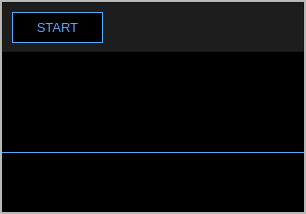
           <widget class="QFrame" name="frame_pages">
            <property name="frameShape">
             <enum>QFrame::StyledPanel</enum>
            </property>
            <property name="frameShadow">
             <enum>QFrame::Raised</enum>
            </property>
            <layout class="QVBoxLayout" name="verticalLayout_5">
             <property name="spacing">
              <number>0</number>
             </property>
             <property name="leftMargin">
              <number>0</number>
             </property>
             <property name="topMargin">
              <number>0</number>
             </property>
             <property name="rightMargin">
              <number>0</number>
             </property>
             <property name="bottomMargin">
              <number>0</number>
             </property>
             <item>
              <widget class="QStackedWidget" name="stackedWidget">
               <property name="enabled">
                <bool>true</bool>
               </property>
               <widget class="QWidget" name="page_home">
                <layout class="QVBoxLayout" name="verticalLayout_7">
                 <property name="spacing">
                  <number>0</number>
                 </property>
                 <property name="leftMargin">
                  <number>0</number>
                 </property>
                 <property name="topMargin">
                  <number>0</number>
                 </property>
                 <property name="rightMargin">
                  <number>0</number>
                 </property>
                 <property name="bottomMargin">
                  <number>0</number>
                 </property>
                 <item>
                  <widget class="QFrame" name="frame">
                   <property name="frameShape">
                    <enum>QFrame::StyledPanel</enum>
                   </property>
                   <property name="frameShadow">
                    <enum>QFrame::Raised</enum>
                   </property>
                   <layout class="QVBoxLayout" name="verticalLayout_9">
                    <property name="spacing">
                     <number>0</number>
                    </property>
                    <property name="leftMargin">
                     <number>0</number>
                    </property>
                    <property name="topMargin">
                     <number>0</number>
                    </property>
                    <property name="rightMargin">
                     <number>0</number>
                    </property>
                    <property name="bottomMargin">
                     <number>0</number>
                    </property>
                    <item alignment="Qt::AlignTop">
                     <widget class="QFrame" name="frame_controls">
                      <property name="minimumSize">
                       <size>
                        <width>0</width>
                        <height>50</height>
                       </size>
                      </property>
                      <property name="maximumSize">
                       <size>
                        <width>16777215</width>
                        <height>50</height>
                       </size>
                      </property>
                      <property name="styleSheet">
                       <string notr="true">background-color: rgb(29, 29, 29);</string>
                      </property>
                      <property name="frameShape">
                       <enum>QFrame::StyledPanel</enum>
                      </property>
                      <property name="frameShadow">
                       <enum>QFrame::Raised</enum>
                      </property>
                      <widget class="QPushButton" name="Btn_start">
                       <property name="geometry">
                        <rect>
                         <x>10</x>
                         <y>10</y>
                         <width>91</width>
                         <height>31</height>
                        </rect>
                       </property>
                       <property name="font">
                        <font>
                         <pointsize>10</pointsize>
                        </font>
                       </property>
                       <property name="cursor">
                        <cursorShape>PointingHandCursor</cursorShape>
                       </property>
                       <property name="styleSheet">
                        <string notr="true">QPushButton {
	color: rgb(85, 170, 255);;
	background-color: rgb(0, 0, 0);
	border: 1px solid;
	border-color: rgb(85, 170, 255);
}
QPushButton:hover{
	border: 0px solid;
	color: rgb(255, 255, 255);
	background-color: rgb(0, 170, 0);
}</string>
                       </property>
                       <property name="text">
                        <string>START</string>
                       </property>
                      </widget>
                      <widget class="QPushButton" name="Btn_audio_mode">
                       <property name="geometry">
                        <rect>
                         <x>1120</x>
                         <y>10</y>
                         <width>91</width>
                         <height>31</height>
                        </rect>
                       </property>
                       <property name="font">
                        <font>
                         <pointsize>10</pointsize>
                        </font>
                       </property>
                       <property name="cursor">
                        <cursorShape>PointingHandCursor</cursorShape>
                       </property>
                       <property name="styleSheet">
                        <string notr="true">QPushButton {
	color: rgb(85, 170, 255);;
	background-color: rgb(0, 0, 0);
	border: 1px solid;
	border-color: rgb(85, 170, 255);
}
QPushButton:hover{
	border: 0px solid;
	color: rgb(255, 255, 255);
	background-color: rgb(85, 170, 255);
}</string>
                       </property>
                       <property name="text">
                        <string>Audio mode</string>
                       </property>
                      </widget>
                      <widget class="QPushButton" name="Btn_text_mode">
                       <property name="geometry">
                        <rect>
                         <x>1220</x>
                         <y>10</y>
                         <width>91</width>
                         <height>31</height>
                        </rect>
                       </property>
                       <property name="font">
                        <font>
                         <pointsize>10</pointsize>
                        </font>
                       </property>
                       <property name="cursor">
                        <cursorShape>PointingHandCursor</cursorShape>
                       </property>
                       <property name="styleSheet">
                        <string notr="true">QPushButton {
	color: rgb(85, 170, 255);;
	background-color: rgb(0, 0, 0);
	border: 1px solid;
	border-color: rgb(85, 170, 255);
}
QPushButton:hover{
	border: 0px solid;
	color: rgb(255, 255, 255);
	background-color: rgb(85, 170, 255);
}</string>
                       </property>
                       <property name="text">
                        <string>Text Mode</string>
                       </property>
                      </widget>
                     </widget>
                    </item>
                    <item>
                     <widget class="QFrame" name="frame_main_content">
                      <property name="sizePolicy">
                       <sizepolicy hsizetype="Expanding" vsizetype="Expanding">
                        <horstretch>0</horstretch>
                        <verstretch>0</verstretch>
                       </sizepolicy>
                      </property>
                      <property name="minimumSize">
                       <size>
                        <width>0</width>
                        <height>100</height>
                       </size>
                      </property>
                      <property name="styleSheet">
                       <string notr="true">background-color: rgb(0, 0, 0);</string>
                      </property>
                      <property name="frameShape">
                       <enum>QFrame::StyledPanel</enum>
                      </property>
                      <property name="frameShadow">
                       <enum>QFrame::Raised</enum>
                      </property>
                      <layout class="QHBoxLayout" name="horizontalLayout_6">
                       <property name="spacing">
                        <number>0</number>
                       </property>
                       <property name="leftMargin">
                        <number>0</number>
                       </property>
                       <property name="topMargin">
                        <number>0</number>
                       </property>
                       <property name="rightMargin">
                        <number>0</number>
                       </property>
                       <property name="bottomMargin">
                        <number>0</number>
                       </property>
                       <item>
                        <widget class="QFrame" name="frame_3">
                         <property name="frameShape">
                          <enum>QFrame::StyledPanel</enum>
                         </property>
                         <property name="frameShadow">
                          <enum>QFrame::Raised</enum>
                         </property>
                         <widget class="QLabel" name="label_31">
                          <property name="geometry">
                           <rect>
                            <x>540</x>
                            <y>170</y>
                            <width>91</width>
                            <height>51</height>
                           </rect>
                          </property>
                          <property name="text">
                           <string/>
                          </property>
                          <property name="pixmap">
                           <pixmap>gif/36.gif</pixmap>
                          </property>
                          <property name="scaledContents">
                           <bool>true</bool>
                          </property>
                         </widget>
                         <widget class="QLabel" name="label_nice">
                          <property name="geometry">
                           <rect>
                            <x>20</x>
                            <y>240</y>
                            <width>181</width>
                            <height>141</height>
                           </rect>
                          </property>
                          <property name="text">
                           <string/>
                          </property>
                          <property name="pixmap">
                           <pixmap>gif/nice.gif</pixmap>
                          </property>
                          <property name="scaledContents">
                           <bool>true</bool>
                          </property>
                         </widget>
                         <widget class="QLabel" name="label_4">
                          <property name="geometry">
                           <rect>
                            <x>470</x>
                            <y>280</y>
                            <width>91</width>
                            <height>91</height>
                           </rect>
                          </property>
                          <property name="text">
                           <string/>
                          </property>
                          <property name="pixmap">
                           <pixmap>gif/45.gif</pixmap>
                          </property>
                          <property name="scaledContents">
                           <bool>true</bool>
                          </property>
                         </widget>
                         <widget class="QLabel" name="label_33">
                          <property name="geometry">
                           <rect>
                            <x>-10</x>
                            <y>380</y>
                            <width>301</width>
                            <height>171</height>
                           </rect>
                          </property>
                          <property name="text">
                           <string/>
                          </property>
                          <property name="pixmap">
                           <pixmap>gif/33.gif</pixmap>
                          </property>
                          <property name="scaledContents">
                           <bool>true</bool>
                          </property>
                         </widget>
                         <widget class="QLabel" name="label_22">
                          <property name="geometry">
                           <rect>
                            <x>130</x>
                            <y>-30</y>
                            <width>201</width>
                            <height>201</height>
                           </rect>
                          </property>
                          <property name="text">
                           <string/>
                          </property>
                          <property name="pixmap">
                           <pixmap>gif/22.gif</pixmap>
                          </property>
                          <property name="scaledContents">
                           <bool>true</bool>
                          </property>
                         </widget>
                         <widget class="QLabel" name="label_23">
                          <property name="geometry">
                           <rect>
                            <x>820</x>
                            <y>260</y>
                            <width>181</width>
                            <height>301</height>
                           </rect>
                          </property>
                          <property name="text">
                           <string/>
                          </property>
                          <property name="pixmap">
                           <pixmap>gif/23.gif</pixmap>
                          </property>
                          <property name="scaledContents">
                           <bool>true</bool>
                          </property>
                         </widget>
                         <widget class="QLabel" name="label_48">
                          <property name="geometry">
                           <rect>
                            <x>320</x>
                            <y>140</y>
                            <width>381</width>
                            <height>431</height>
                           </rect>
                          </property>
                          <property name="text">
                           <string/>
                          </property>
                          <property name="pixmap">
                           <pixmap>gif/48.gif</pixmap>
                          </property>
                          <property name="scaledContents">
                           <bool>true</bool>
                          </property>
                         </widget>
                         <widget class="QLabel" name="label_36">
                          <property name="geometry">
                           <rect>
                            <x>200</x>
                            <y>40</y>
                            <width>61</width>
                            <height>51</height>
                           </rect>
                          </property>
                          <property name="text">
                           <string/>
                          </property>
                          <property name="pixmap">
                           <pixmap>gif/55.gif</pixmap>
                          </property>
                          <property name="scaledContents">
                           <bool>true</bool>
                          </property>
                         </widget>
                         <widget class="QLabel" name="label">
                          <property name="geometry">
                           <rect>
                            <x>340</x>
                            <y>30</y>
                            <width>401</width>
                            <height>61</height>
                           </rect>
                          </property>
                          <property name="font">
                           <font>
                            <family>Algerian</family>
                            <pointsize>40</pointsize>
                            <weight>50</weight>
                            <bold>false</bold>
                           </font>
                          </property>
                          <property name="styleSheet">
                           <string notr="true">color: rgb(85, 170, 255);</string>
                          </property>
                          <property name="text">
                           <string>J.A.R.V.I.S. 2.0</string>
                          </property>
                         </widget>
                         <widget class="QLabel" name="label_5">
                          <property name="geometry">
                           <rect>
                            <x>640</x>
                            <y>90</y>
                            <width>201</width>
                            <height>21</height>
                           </rect>
                          </property>
                          <property name="font">
                           <font>
                            <family>Arial Black</family>
                            <pointsize>12</pointsize>
                            <weight>75</weight>
                            <bold>true</bold>
                           </font>
                          </property>
                          <property name="styleSheet">
                           <string notr="true">color: rgb(85, 170, 255);</string>
                          </property>
                          <property name="text">
                           <string>beyond intelligance...</string>
                          </property>
                         </widget>
                         <zorder>label_nice</zorder>
                         <zorder>label_33</zorder>
                         <zorder>label_22</zorder>
                         <zorder>label_23</zorder>
                         <zorder>label_48</zorder>
                         <zorder>label_31</zorder>
                         <zorder>label_4</zorder>
                         <zorder>label_36</zorder>
                         <zorder>label</zorder>
                         <zorder>label_5</zorder>
                        </widget>
                       </item>
                       <item>
                        <widget class="QFrame" name="frame_2">
                         <property name="minimumSize">
                          <size>
                           <width>300</width>
                           <height>0</height>
                          </size>
                         </property>
                         <property name="maximumSize">
                          <size>
                           <width>300</width>
                           <height>16777215</height>
                          </size>
                         </property>
                         <property name="frameShape">
                          <enum>QFrame::StyledPanel</enum>
                         </property>
                         <property name="frameShadow">
                          <enum>QFrame::Raised</enum>
                         </property>
                         <widget class="QLabel" name="date">
                          <property name="geometry">
                           <rect>
                            <x>130</x>
                            <y>80</y>
                            <width>111</width>
                            <height>21</height>
                           </rect>
                          </property>
                          <property name="font">
                           <font>
                            <pointsize>10</pointsize>
                           </font>
                          </property>
                          <property name="styleSheet">
                           <string notr="true">color: rgb(85, 170, 255);</string>
                          </property>
                          <property name="text">
                           <string/>
                          </property>
                         </widget>
                         <widget class="QTextBrowser" name="textDisplayConversation">
                          <property name="geometry">
                           <rect>
                            <x>0</x>
                            <y>180</y>
                            <width>291</width>
                            <height>381</height>
                           </rect>
                          </property>
                          <property name="font">
                           <font>
                            <pointsize>10</pointsize>
                           </font>
                          </property>
                          <property name="styleSheet">
                           <string notr="true">color: rgb(85, 170, 255);
border:1px solid;
border-color: rgb(85, 170, 255);
background-color: rgb(0, 0, 0);</string>
                          </property>
                         </widget>
                         <widget class="QLabel" name="time">
                          <property name="geometry">
                           <rect>
                            <x>120</x>
                            <y>40</y>
                            <width>171</width>
                            <height>31</height>
                           </rect>
                          </property>
                          <property name="font">
                           <font>
                            <pointsize>30</pointsize>
                           </font>
                          </property>
                          <property name="styleSheet">
                           <string notr="true">color: rgb(85, 170, 255);</string>
                          </property>
                          <property name="text">
                           <string/>
                          </property>
                         </widget>
                         <widget class="QLabel" name="label_44">
                          <property name="geometry">
                           <rect>
                            <x>240</x>
                            <y>490</y>
                            <width>41</width>
                            <height>71</height>
                           </rect>
                          </property>
                          <property name="text">
                           <string/>
                          </property>
                          <property name="pixmap">
                           <pixmap>gif/44.gif</pixmap>
                          </property>
                          <property name="scaledContents">
                           <bool>true</bool>
                          </property>
                          <property name="indent">
                           <number>-1</number>
                          </property>
                         </widget>
                         <widget class="QLabel" name="label_7">
                          <property name="geometry">
                           <rect>
                            <x>0</x>
                            <y>160</y>
                            <width>81</width>
                            <height>21</height>
                           </rect>
                          </property>
                          <property name="styleSheet">
                           <string notr="true">color: rgb(255, 255, 255);
background-color: rgb(85, 170, 255);</string>
                          </property>
                          <property name="text">
                           <string>  Response Box</string>
                          </property>
                         </widget>
                         <widget class="QLabel" name="globe">
                          <property name="geometry">
                           <rect>
                            <x>0</x>
                            <y>30</y>
                            <width>101</width>
                            <height>101</height>
                           </rect>
                          </property>
                          <property name="text">
                           <string/>
                          </property>
                          <property name="pixmap">
                           <pixmap>gif/17.gif</pixmap>
                          </property>
                          <property name="scaledContents">
                           <bool>true</bool>
                          </property>
                         </widget>
                        </widget>
                       </item>
                      </layout>
                     </widget>
                    </item>
                    <item alignment="Qt::AlignBottom">
                     <widget class="QFrame" name="frame_footer">
                      <property name="sizePolicy">
                       <sizepolicy hsizetype="Preferred" vsizetype="Preferred">
                        <horstretch>0</horstretch>
                        <verstretch>0</verstretch>
                       </sizepolicy>
                      </property>
                      <property name="minimumSize">
                       <size>
                        <width>0</width>
                        <height>60</height>
                       </size>
                      </property>
                      <property name="maximumSize">
                       <size>
                        <width>16777215</width>
                        <height>60</height>
                       </size>
                      </property>
                      <property name="styleSheet">
                       <string notr="true">border-top:1px solid;
border-top-color: rgb(85, 170, 255);
background-color: rgb(0, 0, 0);</string>
                      </property>
                      <property name="frameShape">
                       <enum>QFrame::StyledPanel</enum>
                      </property>
                      <property name="frameShadow">
                       <enum>QFrame::Raised</enum>
                      </property>
                      <layout class="QHBoxLayout" name="horizontalLayout_5">
                       <item>
                        <widget class="QLabel" name="label_51">
                         <property name="styleSheet">
                          <string notr="true">border:0px solid;</string>
                         </property>
                         <property name="text">
                          <string/>
                         </property>
                         <property name="pixmap">
                          <pixmap>gif/51.gif</pixmap>
                         </property>
                        </widget>
                       </item>
                       <item>
                        <widget class="QLabel" name="display">
                         <property name="font">
                          <font>
                           <pointsize>20</pointsize>
                          </font>
                         </property>
                         <property name="styleSheet">
                          <string notr="true">color: rgb(85, 170, 255);
border:0px solid;</string>
                         </property>
                         <property name="text">
                          <string/>
                         </property>
                        </widget>
                       </item>
                      </layout>
                     </widget>
                    </item>
                   </layout>
                  </widget>
                 </item>
                </layout>
               </widget>
               <widget class="QWidget" name="page_advance">
                <layout class="QVBoxLayout" name="verticalLayout_6">
                 <item>
                  <widget class="QLabel" name="label_2">
                   <property name="font">
                    <font>
                     <pointsize>40</pointsize>
                    </font>
                   </property>
                   <property name="styleSheet">
                    <string notr="true">color: rgb(255, 255, 255);</string>
                   </property>
                   <property name="text">
                    <string>ADVANCE</string>
                   </property>
                   <property name="alignment">
                    <set>Qt::AlignCenter</set>
                   </property>
                  </widget>
                 </item>
                </layout>
               </widget>
               <widget class="QWidget" name="page_about">
                <layout class="QVBoxLayout" name="verticalLayout_8">
                 <item>
                  <widget class="QLabel" name="label_3">
                   <property name="font">
                    <font>
                     <pointsize>40</pointsize>
                    </font>
                   </property>
                   <property name="styleSheet">
                    <string notr="true">color: rgb(255, 255, 255);</string>
                   </property>
                   <property name="text">
                    <string>ABOUT</string>
                   </property>
                   <property name="alignment">
                    <set>Qt::AlignCenter</set>
                   </property>
                  </widget>
                 </item>
                </layout>
               </widget>
              </widget>
             </item>
            </layout>
           </widget>
